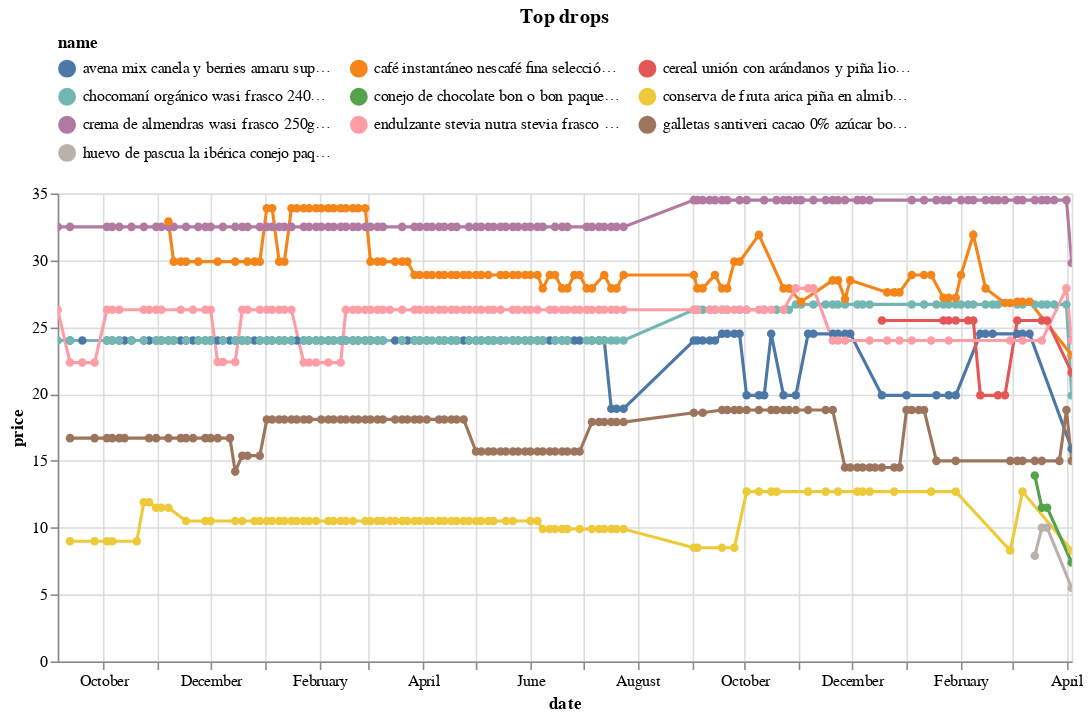

The code cell stored with this chart in its notebook:
### Code cell
(top_changes_abs
 .sort_values('change')
 .head(10)
 .pipe(plot_changes, 'Top drops')
)

### Figure 1 — Vega-Lite specification as saved in the notebook (floating-point values rounded to 4 significant figures; data arrays with more than 128 entries replaced by an {"elided": "..."} marker saying what was removed)
{"config": {"view": {"continuousWidth": 300, "continuousHeight": 300}, "legend": {"columns": 3, "orient": "top"}}, "data": {"name": "data-3f35aff41251b67ff0e6b1a745bc0934"}, "mark": {"type": "line", "point": true}, "encoding": {"color": {"field": "name", "scale": {"domain": ["avena mix canela y berries amaru superfood doypack 400g (plaza_vea)", "café instantáneo nescafé fina selección frasco 200g (plaza_vea)", "cereal unión con arándanos y piña liofilizada caja 350g (plaza_vea)", "chocomaní orgánico wasi frasco 240g (plaza_vea)", "conejo de chocolate bon o bon paquete 50g (plaza_vea)", "conserva de fruta arica piña en almibar lata 565gr (plaza_vea)", "crema de almendras wasi frasco 250g (plaza_vea)", "endulzante stevia nutra stevia frasco 50g (plaza_vea)", "galletas santiveri cacao 0% azúcar bolsa 200g (plaza_vea)", "huevo de pascua la ibérica conejo paquete 40g (plaza_vea)"]}, "type": "nominal"}, "tooltip": [{"field": "name", "type": "nominal"}, {"field": "price", "type": "quantitative"}, {"field": "last_price", "type": "quantitative"}], "x": {"field": "date", "type": "temporal"}, "y": {"field": "price", "type": "quantitative"}}, "params": [{"name": "param_9", "select": {"type": "point", "fields": ["name"]}, "bind": "legend"}, {"name": "param_10", "select": {"type": "interval", "encodings": ["x", "y"]}, "bind": "scales"}], "title": "Top drops", "transform": [{"filter": {"param": "param_9"}}], "width": 650, "$schema": "https://vega.github.io/schema/vega-lite/v5.17.0.json", "datasets": {"data-3f35aff41251b67ff0e6b1a745bc0934": {"elided": "769 records"}}}
